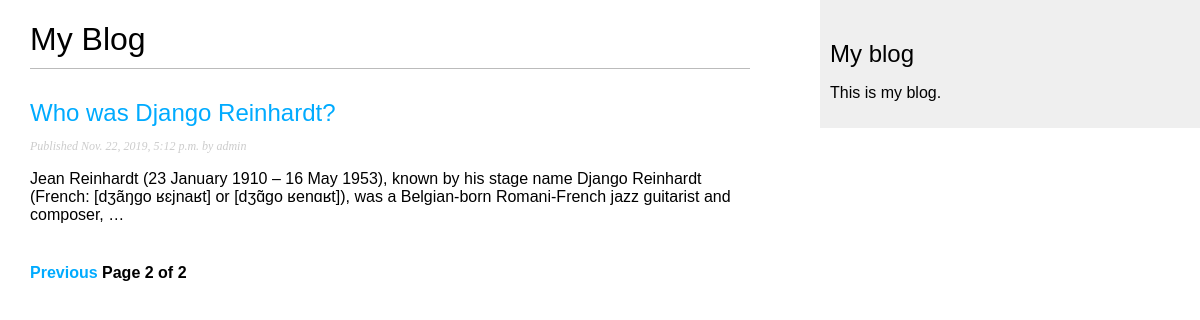
Screenshot of /blog/?page=2 with the database file from the repository.
### blog/models.py (models this page shows, shortened)
class Post(models.Model):
    STATUS_CHOICES = (
        ('draft', 'Draft'),
        ('published', 'Published'),
    )
    title = models.CharField(max_length=250)
    slug = models.SlugField(max_length=250, unique_for_date='publish')
    author = models.ForeignKey(User, on_delete=models.CASCADE, related_name='blog_posts')
    body = models.TextField()
    publish = models.DateTimeField(default=timezone.now)
    created = models.DateTimeField(auto_now_add=True)
    updated = models.DateTimeField(auto_now=True)
    status = models.CharField(max_length=10, choices=STATUS_CHOICES, default='draft')
    objects = models.Manager()          # The default manager
    published = PublishedManager()      # Our custom manager
    class Meta:
        ordering = ('-publish',)
    def get_absolute_url(self):
        from django.urls import reverse
        return reverse('blog:post_detail',
            args=[self.publish.year,
                  self.publish.month,
                  self.publish.day,
                  self.slug
            ]
        )

### blog/views.py (the view)
# urls.py: path('', views.PostListView.as_view(), name='post_list'),
class PostListView(ListView):
    queryset = Post.published.all()
    context_object_name = 'posts'
    paginate_by = 3
    template_name = 'blog/post/list.html'

### blog/templates/blog/post/list.html (shortened to what this page needs)
{% extends 'blog/base.html' %}
{% block content %}
<h1>My Blog</h1>
{% for post in posts %}
  <h2>
    <a href="{{ post.get_absolute_url }}">{{ post.title }}</a>
  </h2>
  <p class="date">
    Published {{ post.publish }} by {{ post.author }}
  </p>
  {{ post.body|truncatewords:30|linebreaks }}
{% endfor %}
{% include "pagination.html" with page=page_obj %}
{% endblock content %}

### blog/static/css/blog.css (style rules this page uses)
body { margin:0; padding:0; font-family:helvetica, sans-serif; }
a { color:#00abff; text-decoration:none; }
h1 { font-weight:normal; border-bottom:1px solid #bbb; padding:0 0 10px 0; }
h2 { font-weight:normal; margin:30px 0 0; }
p.date { color:#ccc; font-family: georgia, serif; font-size: 12px; font-style: italic; }

### rows the page displays
Post: title "Who was Django Reinhardt?", publish "Nov. 22, 2019, 5:12 p.m.", author "admin", body "Jean Reinhardt (23 January 1910 – 16 May 1953), known by his stage name Django Reinhardt (French: [dʒãŋɡo ʁɛjnaʁt] or [dʒɑ̃ɡo ʁenɑʁt]), was a Belgian-born Romani-French jazz guitarist and composer, …"

### other values shown
{{ page.number }} "2"
{{ page.paginator.num_pages }} "2"
